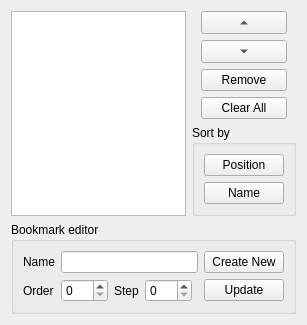
<?xml version="1.0" encoding="UTF-8"?>
<ui version="4.0">
 <class>BookmarkManagerForm</class>
 <widget class="QWidget" name="BookmarkManagerForm">
  <property name="geometry">
   <rect>
    <x>0</x>
    <y>0</y>
    <width>300</width>
    <height>320</height>
   </rect>
  </property>
  <property name="windowTitle">
   <string>Bookmark Manager</string>
  </property>
  <layout class="QVBoxLayout" name="verticalLayout">
   <item>
    <layout class="QGridLayout" name="gridLayout">
     <item row="2" column="1">
      <widget class="QGroupBox" name="sortGroupBox">
       <property name="title">
        <string>Sort by</string>
       </property>
       <layout class="QVBoxLayout" name="verticalLayout_2">
        <property name="leftMargin">
         <number>9</number>
        </property>
        <property name="topMargin">
         <number>9</number>
        </property>
        <property name="rightMargin">
         <number>9</number>
        </property>
        <property name="bottomMargin">
         <number>9</number>
        </property>
        <item>
         <widget class="QPushButton" name="positionPushButton">
          <property name="text">
           <string>Position</string>
          </property>
         </widget>
        </item>
        <item>
         <widget class="QPushButton" name="namePushButton">
          <property name="text">
           <string>Name</string>
          </property>
         </widget>
        </item>
       </layout>
      </widget>
     </item>
     <item row="0" column="1">
      <layout class="QVBoxLayout" name="verticalLayout_3">
       <property name="leftMargin">
        <number>9</number>
       </property>
       <property name="rightMargin">
        <number>9</number>
       </property>
       <item>
        <widget class="QToolButton" name="upToolButton">
         <property name="sizePolicy">
          <sizepolicy hsizetype="Preferred" vsizetype="Fixed">
           <horstretch>0</horstretch>
           <verstretch>0</verstretch>
          </sizepolicy>
         </property>
         <property name="text">
          <string notr="true">...</string>
         </property>
         <property name="arrowType">
          <enum>Qt::UpArrow</enum>
         </property>
        </widget>
       </item>
       <item>
        <widget class="QToolButton" name="downToolButton">
         <property name="sizePolicy">
          <sizepolicy hsizetype="Preferred" vsizetype="Fixed">
           <horstretch>0</horstretch>
           <verstretch>0</verstretch>
          </sizepolicy>
         </property>
         <property name="text">
          <string notr="true">...</string>
         </property>
         <property name="arrowType">
          <enum>Qt::DownArrow</enum>
         </property>
        </widget>
       </item>
       <item>
        <widget class="QPushButton" name="removePushButton">
         <property name="text">
          <string>Remove</string>
         </property>
        </widget>
       </item>
       <item>
        <widget class="QPushButton" name="clearPushButton">
         <property name="text">
          <string>Clear All</string>
         </property>
        </widget>
       </item>
      </layout>
     </item>
     <item row="0" column="0" rowspan="3">
      <widget class="QListWidget" name="listWidget">
       <property name="sizePolicy">
        <sizepolicy hsizetype="Expanding" vsizetype="MinimumExpanding">
         <horstretch>0</horstretch>
         <verstretch>0</verstretch>
        </sizepolicy>
       </property>
      </widget>
     </item>
     <item row="1" column="1">
      <spacer name="verticalSpacer">
       <property name="orientation">
        <enum>Qt::Vertical</enum>
       </property>
       <property name="sizeHint" stdset="0">
        <size>
         <width>20</width>
         <height>40</height>
        </size>
       </property>
      </spacer>
     </item>
    </layout>
   </item>
   <item>
    <widget class="QGroupBox" name="bookmarkGroupBox">
     <property name="sizePolicy">
      <sizepolicy hsizetype="Preferred" vsizetype="Fixed">
       <horstretch>0</horstretch>
       <verstretch>0</verstretch>
      </sizepolicy>
     </property>
     <property name="title">
      <string>Bookmark editor</string>
     </property>
     <layout class="QGridLayout" name="gridLayout_2">
      <item row="1" column="3">
       <widget class="QSpinBox" name="stepSpinBox">
        <property name="maximum">
         <number>255</number>
        </property>
       </widget>
      </item>
      <item row="1" column="0">
       <widget class="QLabel" name="orderLabel">
        <property name="text">
         <string>Order</string>
        </property>
       </widget>
      </item>
      <item row="0" column="0">
       <widget class="QLabel" name="nameLabel">
        <property name="text">
         <string>Name</string>
        </property>
       </widget>
      </item>
      <item row="1" column="1">
       <widget class="QSpinBox" name="orderSpinBox">
        <property name="maximum">
         <number>127</number>
        </property>
       </widget>
      </item>
      <item row="1" column="2">
       <widget class="QLabel" name="stepLabel">
        <property name="text">
         <string>Step</string>
        </property>
       </widget>
      </item>
      <item row="1" column="4">
       <spacer name="horizontalSpacer">
        <property name="orientation">
         <enum>Qt::Horizontal</enum>
        </property>
        <property name="sizeHint" stdset="0">
         <size>
          <width>40</width>
          <height>20</height>
         </size>
        </property>
       </spacer>
      </item>
      <item row="0" column="1" colspan="4">
       <widget class="QLineEdit" name="nameLineEdit">
        <property name="sizePolicy">
         <sizepolicy hsizetype="Expanding" vsizetype="Fixed">
          <horstretch>0</horstretch>
          <verstretch>0</verstretch>
         </sizepolicy>
        </property>
       </widget>
      </item>
      <item row="0" column="5">
       <widget class="QPushButton" name="createPushButton">
        <property name="text">
         <string>Create New</string>
        </property>
       </widget>
      </item>
      <item row="1" column="5">
       <widget class="QPushButton" name="updatePushButton">
        <property name="text">
         <string>Update</string>
        </property>
       </widget>
      </item>
     </layout>
    </widget>
   </item>
  </layout>
 </widget>
 <tabstops>
  <tabstop>listWidget</tabstop>
  <tabstop>upToolButton</tabstop>
  <tabstop>downToolButton</tabstop>
  <tabstop>removePushButton</tabstop>
  <tabstop>clearPushButton</tabstop>
  <tabstop>positionPushButton</tabstop>
  <tabstop>namePushButton</tabstop>
  <tabstop>nameLineEdit</tabstop>
  <tabstop>orderSpinBox</tabstop>
  <tabstop>stepSpinBox</tabstop>
  <tabstop>createPushButton</tabstop>
  <tabstop>updatePushButton</tabstop>
 </tabstops>
 <resources/>
 <connections/>
</ui>
